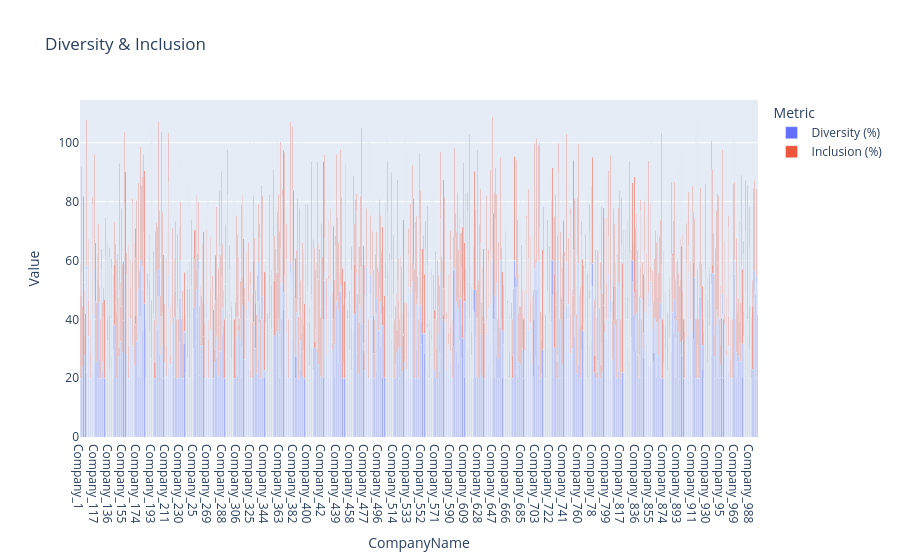

The code cell stored with this chart in its notebook:
### Markdown cell above
3. Diversity & Inclusion

### Code cell
import pandas as pd
import plotly.express as px

df = pd.read_csv("company_esg_financial_dataset.csv")

df = df.dropna(subset=["CompanyName","Year","ESG_Social","ESG_Governance"])

latest = df.sort_values(["CompanyName","Year"]).groupby("CompanyName").tail(1)

latest["Diversity (%)"] = (latest["ESG_Social"]*0.6).clip(20,70)
latest["Inclusion (%)"] = (latest["ESG_Governance"]*0.5).clip(20,70)

melted = latest.melt(
    id_vars="CompanyName",
    value_vars=["Diversity (%)","Inclusion (%)"],
    var_name="Metric",
    value_name="Value"
)

fig = px.bar(
    melted,
    x="CompanyName",
    y="Value",
    color="Metric",
    barmode="stack",
    title="Diversity & Inclusion"
)

fig.show()

### Figure 1 — Plotly figure (JSON) as saved in the notebook; plotly's stock layout.template omitted (floating-point values rounded to 4 significant figures; data arrays with more than 128 entries replaced by an {"elided": "..."} marker saying what was removed)
{"data": [{"hovertemplate": "Metric=Diversity (%)<br>CompanyName=%{x}<br>Value=%{y}<extra></extra>", "legendgroup": "Diversity (%)", "marker": {"color": "#636efa", "pattern": {"shape": ""}}, "name": "Diversity (%)", "orientation": "v", "showlegend": true, "textposition": "auto", "type": "bar", "x": {"elided": "1000 str values"}, "xaxis": "x", "y": {"elided": "1000 float values"}, "yaxis": "y"}, {"hovertemplate": "Metric=Inclusion (%)<br>CompanyName=%{x}<br>Value=%{y}<extra></extra>", "legendgroup": "Inclusion (%)", "marker": {"color": "#EF553B", "pattern": {"shape": ""}}, "name": "Inclusion (%)", "orientation": "v", "showlegend": true, "textposition": "auto", "type": "bar", "x": {"elided": "1000 str values"}, "xaxis": "x", "y": {"elided": "1000 float values"}, "yaxis": "y"}], "layout": {"barmode": "stack", "legend": {"title": {"text": "Metric"}, "tracegroupgap": 0}, "title": {"text": "Diversity & Inclusion"}, "xaxis": {"anchor": "y", "domain": [0, 1], "title": {"text": "CompanyName"}}, "yaxis": {"anchor": "x", "domain": [0, 1], "title": {"text": "Value"}}}}
